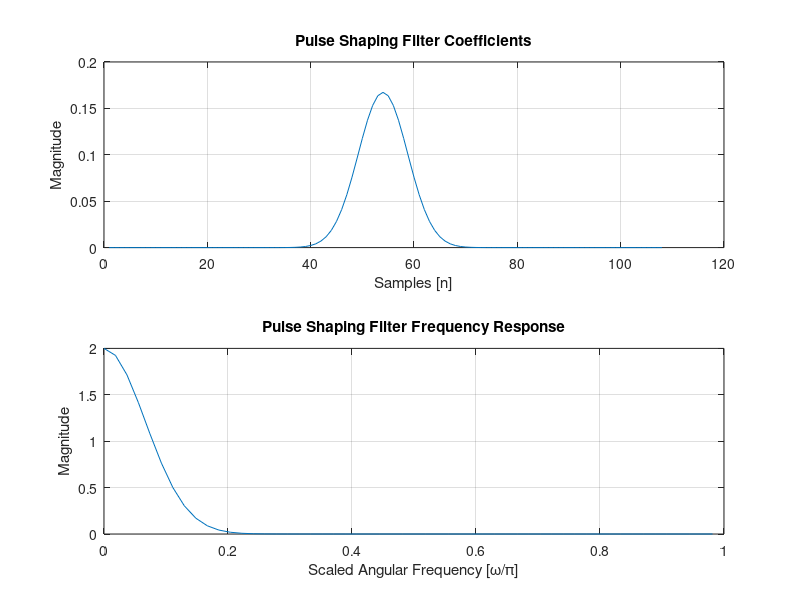

Reproduce this figure in MATLAB.
clear all
clc

pulse_fltr_Hamm=[2.6133648787232535e-28, 2.6254995373756056e-27, 2.5242823276669333e-26, 2.3226190043770027e-25, 2.045182639075175e-24, 1.7234561318447344e-23, 1.3898964270460526e-22, 1.0727010863681034e-21, 7.92298955421292e-21, 5.600328109592533e-20, 3.788365713340398e-19, 2.4524740905485102e-18, 1.5193959548200657e-17, 9.008481929413672e-17, 5.111475377347647e-16, 2.7755882665072293e-15, 1.4423737811769533e-14, 7.173228618083741e-14, 3.4140163027336634e-13, 1.5550007028547475e-12, 6.778125370004995e-12, 2.8275005600764125e-11, 1.1287815127047907e-10, 4.3125195081650247e-10, 1.5767627203899792e-09, 5.517160950319067e-09, 1.8474770158150022e-08, 5.920474421827748e-08, 1.8157165015963983e-07, 5.329096666173427e-07, 1.4968325103836833e-06, 4.023526344099082e-06, 1.0350339834985789e-05, 2.5480996555415913e-05, 6.003330781823024e-05, 0.00013535744801629335, 0.00029206948238424957, 0.0006031206576153636, 0.0011918903328478336, 0.0022541480138897896, 0.004079835489392281, 0.007066704332828522, 0.011714000254869461, 0.018582649528980255, 0.028211364522576332, 0.04098779708147049, 0.056990060955286026, 0.07583291828632355, 0.09656737744808197, 0.11768393218517303, 0.13725176453590393, 0.15319085121154785, 0.16362954676151276, 0.16726484894752502, 0.16362954676151276, 0.15319085121154785, 0.13725176453590393, 0.11768393218517303, 0.09656737744808197, 0.07583291828632355, 0.056990060955286026, 0.04098779708147049, 0.028211364522576332, 0.018582649528980255, 0.011714000254869461, 0.007066704332828522, 0.004079835489392281, 0.0022541480138897896, 0.0011918903328478336, 0.0006031206576153636, 0.00029206948238424957, 0.00013535744801629335, 6.003330781823024e-05, 2.5480996555415913e-05, 1.0350339834985789e-05, 4.023526344099082e-06, 1.4968325103836833e-06, 5.329096666173427e-07, 1.8157165015963983e-07, 5.920474421827748e-08, 1.8474770158150022e-08, 5.517160950319067e-09, 1.5767627203899792e-09, 4.3125195081650247e-10, 1.1287815127047907e-10, 2.8275005600764125e-11, 6.778125370004995e-12, 1.5550007028547475e-12, 3.4140163027336634e-13, 7.173228618083741e-14, 1.4423737811769533e-14, 2.7755882665072293e-15, 5.111475377347647e-16, 9.008481929413672e-17, 1.5193959548200657e-17, 2.4524740905485102e-18, 3.788365713340398e-19, 5.600328109592533e-20, 7.92298955421292e-21, 1.0727010863681034e-21, 1.3898964270460526e-22, 1.7234561318447344e-23, 2.045182639075175e-24, 2.3226190043770027e-25, 2.5242823276669333e-26, 2.6254995373756056e-27, 2.6133648787232535e-28, 2.489442902566912e-29];
disp('Amount of filter taps:');
length(pulse_fltr_Hamm)


figure(1)
subplot(2,1,1)
plot(pulse_fltr_Hamm)
grid
xlabel('Samples [n]')
ylabel('Magnitude')
title('Pulse Shaping Filter Coefficients')

pulse_fltr_Hamm_freq=fft(pulse_fltr_Hamm);
pulse_fltr_Hamm_freq = pulse_fltr_Hamm_freq(1:(length(pulse_fltr_Hamm_freq)/2));
angular_freq=0:(1)/length(pulse_fltr_Hamm_freq):1-(1/length(pulse_fltr_Hamm_freq));

subplot(2,1,2)
plot(angular_freq,abs(pulse_fltr_Hamm_freq))
grid
xlabel('Scaled Angular Frequency [\omega/\pi]')
ylabel('Magnitude')
title('Pulse Shaping Filter Frequency Response')
saveas(1,'Pulse_Shaping_Filter')
